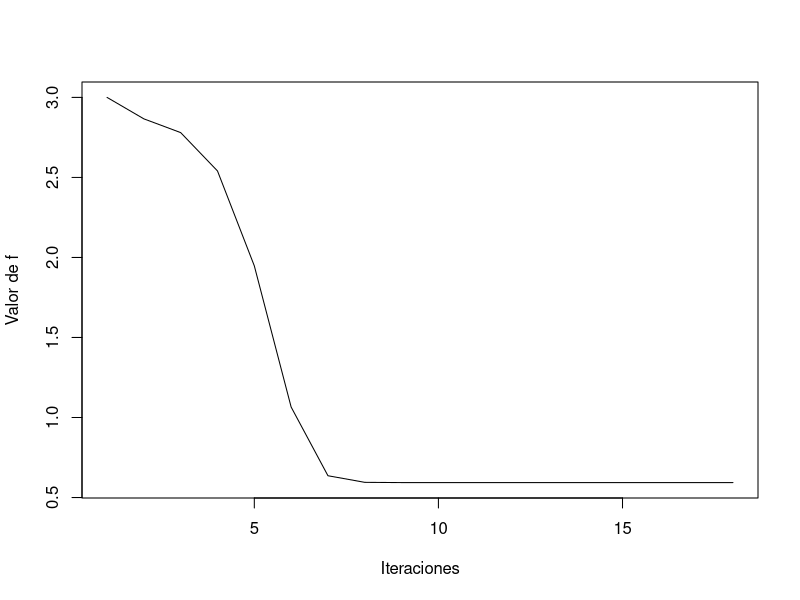
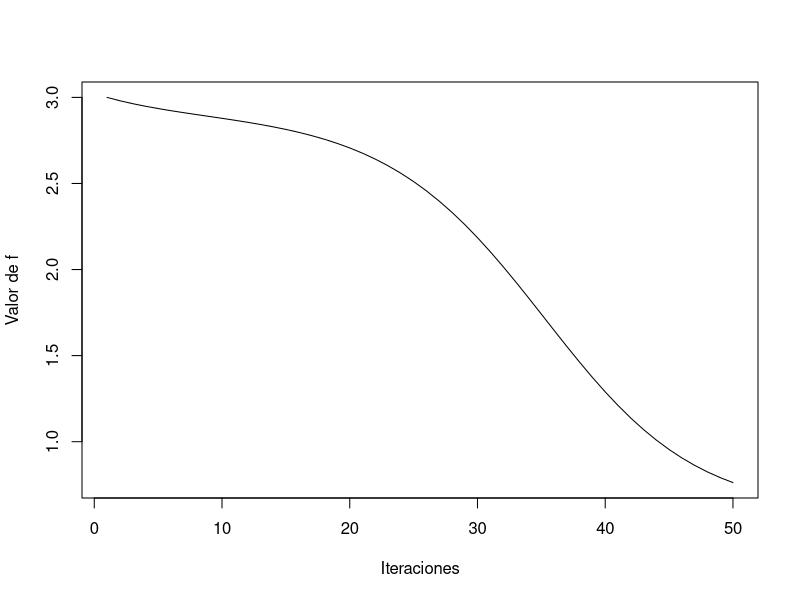

Generate these figures, in order, with R:
## ---- chunk 1
library('MASS')
set.seed(41192)
## ---- chunk 2
E <- function(x) {
  u = x[1]
  v = x[2]
  (u*exp(v)-2*v*exp(-u))**2
}

gradE <- function(x) {
  u = x[1]
  v = x[2]
  2*(u*exp(v)-2*v*exp(-u))*c(exp(v)+2*v*exp(-u), u*exp(v)-2*exp(-u))
}
## ---- chunk 3
d <- function(x,y) {
  sqrt(sum((x-y)**2))
}

gradDesc <- function(f, gradf, eta, w0, tol, max_iter = 1000000, dibujar = FALSE) {
  w = w0 #inicializamos pesos
  n_iters = 1
  valores_f = NULL
  
  repeat {
    gt = gradf(w) #calculamos el gradiente
    vt = -gt
    w_ant = w 
    f_ant = f(w)
    valores_f = c(valores_f, f_ant)
    w = w + eta*vt #actualizamos el vector de pesos
    n_iters = n_iters+1
    
    #cond. de parada
    if (f(w) < tol || n_iters == max_iter || d(w_ant, w) <= tol || abs(f(w) - f_ant) <= tol){
      valores_f = c(valores_f, f(w))
      break
    } 
  }
  
  if (dibujar)
    plot(seq(n_iters), valores_f, type = "l", ylab = "Valor de f", xlab = "Iteraciones")
  
  cat("Num de iters empleado", n_iters, "\n")
  cat("Valor de f alcanzado", f(w), "\n")
  cat("w obtenido", w, "\n")
}
## ---- chunk 4
gradDesc(E, gradE, 0.1, c(1,1), 10**(-14)) 
## ---- chunk 5
f <- function(X){
  x = X[1]
  y = X[2]
  
  x**2+2*y**2+2*sin(2*pi*x)*sin(2*pi*y)
}

gradf <- function(X) {
  x = X[1]
  y = X[2]
  
  c(2*x + 4*pi*sin(2*pi*y)*cos(2*pi*x), 4*y + 4*pi*sin(2*pi*x)*cos(2*pi*y))
}
## ---- chunk 6
gradDesc(f, gradf, 0.01, c(1,1), 10**(-14), max_iter = 50, dibujar = TRUE)
gradDesc(f, gradf, 0.001, c(1,1), 10**(-14), max_iter = 50, dibujar = TRUE)
